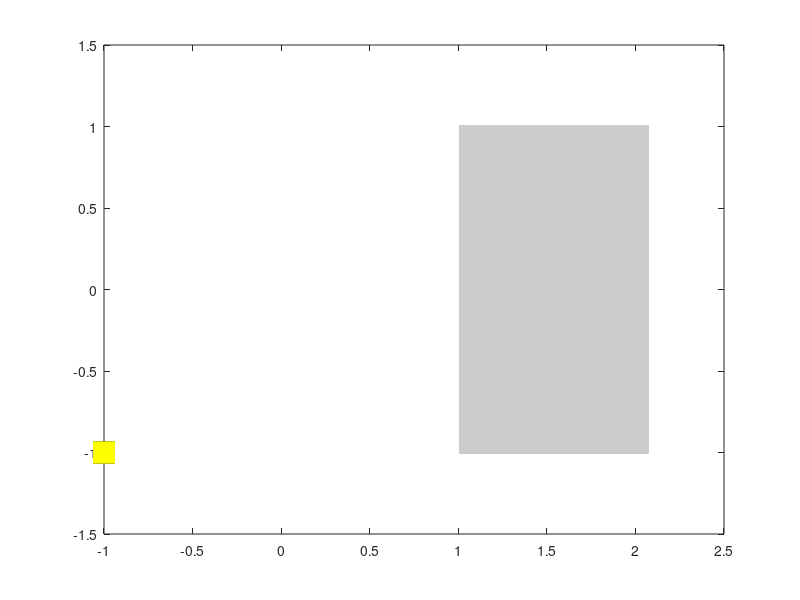

The MATLAB script that drew this image: (Note: this script raises an error after producing the figure.)
function plot_vFvstheta_shift_noinset()

figure();
hold on;
box on;

suffix = 'eh';
% clr = 'br';

% %Just for legend
% errorbar(1e3, 1e3, .2, [clr(1) 's'], 'LineWidth', 2, 'MarkerSize', 15);
% errorbar(1e3, 1e3, .2, [clr(2) 's'], 'LineWidth', 2, 'MarkerSize', 15);
hLine1 = plot(-1 , -1, 'rs', 'MarkerFaceColor', 'r', 'MarkerSize', 15);
hLine2 = plot(-1 , -1, 'rs', 'MarkerFaceColor', 'r', 'MarkerSize', 15);
hLine3 = plot(-1 , -1, 'gs', 'MarkerFaceColor', 'g', 'MarkerSize', 15);
hLine4 = plot(-1 , -1, 'ys', 'MarkerFaceColor', 'y', 'MarkerSize', 15);

degexp = [1.06 1.07 1.08 1.11 1.24 1.59 2.02];

%Theory
degM = 0.8201;
% degtheory = linspace(1.06, 2.1, 30);
% vbarmodel1 = vbarfun(degtheory);
degtheory = linspace(1, 2.1, 30);
% vbarmodel1 = arrayfun(@(degg) rigidvelocity(degg), degtheory);
index2 = degtheory <= 1.2295;
index2b = degtheory >= 1.23; %1.3
% vbarmodel2 = arrayfun(@(degg) relaxcarrvelocity(degg), degtheory(index2));
% vbarmodel2b = arrayfun(@(degg) relaxcarrvelocity_highangle(degg), degtheory(index2b));

degtheory2 = [degtheory(index2) degtheory(index2b)];
% vbar2 = [0.968*vbarmodel2 smooth(smooth(vbarmodel2b).').'];

% index3 = degtheory <= 2;
% vbarmodel3 = arrayfun(@(degg) relaxlampsvelocity(degg), degtheory(index3));

% %Shading
% [px, py] = plotshaded(degtheory, [vbarmodel1; vbar2], [0.8 0.8 0.8], '');    

clrcode{1} = [1 0 0];
% clrcode{2} = [1 0 0];
clrcode{2} = [1 0 0];

clrcode{3} = [0 0 0];
clrcode{4} = [0.4 0.2 0.6];

clrcodeezzi{1} = [0 0 1];
% clrcodeezzi{2} = [1 1 0];
clrcodeezzi{2} = [0 0 1];

clrcodeezzi{3} = [	000 106 110]/255;
clrcodeezzi{4} = [0 1 1];


text{1} = 'electron';
text{2} = 'hole';

%Shading
[px, py] = plotshaded([1+4e-3 1.03 * max(degexp)-4e-3], [-1-1e-2 -1-1e-2; 1+1e-2 1+1e-2], [0.8 0.8 0.8], '');

%Plot experiment
for k = 1:2
    for deg = degexp
        if deg < 1.59 && deg ~= 1.07
            suf = suffix(k);
        elseif deg == 1.07
            suf = suffix(1); %exception
        else            
            suf = suffix(2); %exception
        end       
        load(['parameph_deg' num2str(deg) '_' suf '.mat']);
        
%         if deg <= 1.2295
%             y2 = (param(2) + paramdelta(2) - relaxcarrvelocity(deg)) / relaxcarrvelocity(deg);
%             y1 = (param(2) - paramdelta(2) - relaxcarrvelocity(deg)) / relaxcarrvelocity(deg);
%             y = (param(2) - relaxcarrvelocity(deg)) / relaxcarrvelocity(deg);
%         else
%             y2 = (param(2) + paramdelta(2) - relaxcarrvelocity_highangle(deg)) / relaxcarrvelocity_highangle(deg);
%             y1 = (param(2) - paramdelta(2) - relaxcarrvelocity_highangle(deg)) / relaxcarrvelocity_highangle(deg);
%             y = (param(2) - relaxcarrvelocity_highangle(deg)) / relaxcarrvelocity_highangle(deg);           
%         end

        vFth = relaxcarrvelocity_new(deg, degM);
        y2 = (param(2) + paramdelta(2) - vFth) / vFth;
        y1 = (param(2) - paramdelta(2) - vFth) / vFth;
        y = (param(2) - vFth) / vFth;

        h = abs(y2 - y1);
        w = 0.09;        
        
%         xpos = deg + [-(w / 2)  (w / 2)];
%         xposrect = (deg - w / 2);
%         wrect = w;
%         
%         %Exception
%         k0 = 0;
% 
%         if (deg == 1.06 || deg == 1.59 || deg == 2.02) && k == 1
%             xpos = deg + [-(w / 2)  0];            
%             wrect = w / 2;        
%         elseif (deg == 1.06 || deg == 1.11 || deg == 1.59 || deg == 2.02) && k == 2
%             xpos = deg + [0 (w / 2)];
%             xposrect = deg;
%             wrect = w / 2;
%         elseif deg == 1.11 && k == 1
%             xpos = deg + [-(w / 2)  -(w / 4)];            
%             wrect = w / 4;
%         elseif deg == 1.24 && k == 1
%             xpos = deg + [-(w / 2)  -(w / 4)];            
%             wrect = w / 4;
%         elseif deg == 1.24 && k == 2
%             xpos = deg + [-(w / 4)  0];
%             xposrect = deg - w / 4;
%             wrect = w / 4;            
%         elseif deg == 1.07
%             xpos = deg + [-(w / 2)  (w / 2)];            
%             wrect = w;         
%             k0 = 2;
%         end        
        
        deltadeg = 0.018;
        if k == 1
            errorbar(deg + deltadeg, y, y2 - y, 's', 'Color', clrcode{k}, 'LineWidth', 2, 'MarkerSize', 15, 'MarkerFaceColor', clrcode{k}); %, 'MarkerFaceColor', clrcode{k}
        else           
            errorbar(deg - deltadeg, y, y2 - y, 'o', 'Color', clrcode{k}, 'LineWidth', 2, 'MarkerSize', 15, 'MarkerFaceColor', clrcode{k});
        end
%         line(xpos, y * [1 1], 'Color', clrcode{k + k0}, 'LineWidth', 4);
%         rectangle('Position', [xposrect min([y1 y2]) wrect h], 'FaceColor', [clrcode{k + k0} 0.4], 'EdgeColor', 'none', 'LineWidth', 1);    
        
        %Ezzi model
        vFth = relaxezzivelocity(deg, degM);

        y2 = (param(2) + paramdelta(2) - vFth) / vFth;
        y1 = (param(2) - paramdelta(2) - vFth) / vFth;
        y = (param(2) - vFth) / vFth;
%         h = abs(y2 - y1);

%         xpos = deg + [-(w / 2)  (w / 2)];
%         xposrect = (deg - w / 2);
%         wrect = w;
        
        %Exception
%         if (deg == 1.06 && k == 2)
%             xpos = deg + [-(w / 2)  0];
%             wrect = w / 2;
%         k0 = 0;
% 
%         if (deg == 1.06 || deg == 1.59 || deg == 2.02) && k == 1
%             xpos = deg + [-(w / 2)  0];            
%             wrect = w / 2;            
%         elseif (deg == 1.06 || deg == 1.11 || deg == 1.59 || deg == 2.02) && k == 2
%             xpos = deg + [0 (w / 2)];
%             xposrect = deg;
%             wrect = w / 2;
%         elseif deg == 1.11  && k == 1
%             xpos = deg + [-(w / 4)  0];
%             xposrect = deg - (w / 4);
%             wrect = w / 4;            
%         elseif deg == 1.24  && k == 1
%             xpos = deg + [0  (w / 4)];
%             xposrect = deg;
%             wrect = w / 4;            
%         elseif deg == 1.24  && k == 2
%             xpos = deg + [(w / 4)  (w / 2)];
%             xposrect = deg + (w / 4);
%             wrect = w / 4;        
%         elseif deg == 1.07
%             xpos = deg + [-(w / 2)  (w / 2)];            
%             wrect = w;  
%             k0 = 2;
%         end             
%         
%         line(xpos, y * [1 1], 'Color', clrcodeezzi{k + k0}, 'LineWidth', 4);
%         rectangle('Position', [xposrect min([y1 y2]) wrect h], 'FaceColor', [clrcodeezzi{k + k0} 0.4], 'EdgeColor', 'none', 'LineWidth', 1);  %clrcodeezzi{k}     
        deltadeg = 0.018;
        if k == 1
            errorbar(deg + deltadeg, y, y2 - y, 's', 'Color', clrcodeezzi{k}, 'LineWidth', 2, 'MarkerSize', 15, 'MarkerFaceColor', clrcodeezzi{k}); %, 'MarkerFaceColor', clrcodeezzi{k}
        else
            errorbar(deg - deltadeg, y, y2 - y, 'o', 'Color', clrcodeezzi{k}, 'LineWidth', 2, 'MarkerSize', 15, 'MarkerFaceColor', clrcodeezzi{k});
        end
    end    
end

% %Plot theory
% plot(degtheory, vbarmodel1, 'k', 'LineWidth', 2);
% plot(degtheory2, vbar2, 'b', 'LineWidth', 2);
%plot(degtheory(index3), vbarmodel3, 'r', 'LineWidth', 2);

xlabel('$\theta~(^\circ)$', 'FontSize', 30, 'Interpreter', 'latex');
% ylabel('$v_F/v_0$', 'FontSize', 30, 'Interpreter', 'latex');
ylabel('$(v_F^\mathrm{exp} - v_F^\mathrm{theory})/v_F^\mathrm{theory}$', 'FontSize', 30, 'Interpreter', 'latex');

% legend('Electron - Relaxation model 1', 'Holes - Relaxation model 1', 'Electron - Relaxation model 2', 'Holes - Relaxation model 2', 'FontSize', 17, 'Interpreter', 'latex', 'Position', [.6 .65 .1 .1]);
% legend boxoff;

annotation('textbox', [0.15 0.8 .1 .1], 'String', '(a) Electron-phonon theory', 'LineStyle', 'none','Interpreter', 'latex', 'FontSize', 30); %{'Electron-phonon','theory'}
% annotation('textbox', [.14 .82 .1 .1], 'String', '(a)', 'LineStyle', 'none','Interpreter', 'latex', 'FontSize', 25);
% annotation('textbox', [0.6675 0.29 .1 .1], 'String', {'Rigid lattice'}, 'LineStyle', 'none','Interpreter', 'latex', 'FontSize', 22);
% annotation('textbox', [0.6318 0.5595 0.3043 0.0867], 'String', {'Relaxed model'}, 'Color', 'b', 'LineStyle', 'none','Interpreter', 'latex', 'FontSize', 22);
%annotation('textbox', [0.5479 0.277 .1 .1], 'String', {'Relaxed model 2'}, 'Color', 'r', 'LineStyle', 'none','Interpreter', 'latex', 'FontSize', 22);

annotation('textbox', [0.58 0.26 .1 .1], 'String', 'Bad agreement', 'LineStyle', 'none','Interpreter', 'latex', 'FontSize', 23); %{'Electron-phonon','theory'}
annotation('textbox', [0.58 0.195 .1 .1], 'String', 'Good agreement', 'LineStyle', 'none','Interpreter', 'latex', 'FontSize', 23); %{'Electron-phonon','theory'}

xlim([1 1.03 * max(degexp)]);
% ylim0 = ylim;
ylim([-1 11]);

set(gca, 'LineWidth', 3, 'FontSize', 25, 'FontWeight', 'bold');

% %Inset%%%%%%%%%%%%%%%%%%%%%%%%%%%%%%%%%%%%%%%
% axes('Position',[.47 .275 .38 .34])
% box on
% hold on
% 
% clrrigid{1} = [1 .5 0];
% clrrigid{2} = [0.34 0.7686 0.6784];
%     
% %Just for legend
% plot(-1 , -1, 's', 'Color', clrrigid{1}, 'MarkerFaceColor', clrrigid{1}, 'MarkerSize', 15);
% plot(-1 , -1, 's', 'Color', clrrigid{2}, 'MarkerFaceColor', clrrigid{2}, 'MarkerSize', 15);
% 
% for k = 1:2
%     for deg = degexp
%         if deg < 1.59
%             suf = suffix(k);
%         else
%             suf = suffix(2); %exception
%         end    
%         load(['parameph_deg' num2str(deg) '_' suf '.mat']);       
%         
%         vFth = rigidvelocity(deg, degM);
%         y2 = (param(2) + paramdelta(2) - vFth) / vFth;
%         y1 = (param(2) - paramdelta(2) - vFth) / vFth;
%         y = (param(2) - vFth) / vFth;
%         
%         h = abs(y2 - y1);
%         w = 0.06;
%         [(deg - w / 2) min([y1 y2]) w h]
% 
%         line(deg + [-(w / 2)  (w / 2)], y * [1 1], 'Color', clrrigid{k}, 'LineWidth', 2);
%         rectangle('Position', [(deg - w / 2) min([y1 y2]) w h], 'FaceColor', [clrrigid{k} 0.5], 'EdgeColor', 'none', 'LineWidth', 1);                    
%     end    
% end
% 
% xlabel('$\theta~(^\circ)$', 'FontSize', 15, 'Interpreter', 'latex');
% ylabel('$(v_F^\mathrm{exp} - v_F^\mathrm{theory})/v_F^\mathrm{theory}$', 'FontSize', 15, 'Interpreter', 'latex');
% 
% legend('Electron - Rigid', 'Holes - Rigid', 'FontSize', 13, 'Interpreter', 'latex', 'Position', [.67 .51 .1 .1]);
% legend boxoff;
% 
% xlim([1 1.02 * max(degexp)]);
% ylim0 = ylim;
% % ylim([1 * min(ylim0) .93 * max(ylim0)]);
% 
% set(gca, 'LineWidth', 2, 'FontSize', 15, 'FontWeight', 'bold');

print('-dpdf', 'vF_vs_theta_eph_shift_noinset.pdf');

end

%Shading
    function [px, py] = plotshaded(x, y, fstr, dispname)

	px = [x,fliplr(x)]; % make closed patch
%    px = [x(1, :), fliplr(x(2, :))]; % make closed patch 
	py = [y(1, :), fliplr(y(2, :))];
	p(1) = patch(px, py, 1,'FaceColor', fstr, 'EdgeColor', 'none', 'DisplayName', dispname); %'FaceAlpha', 0.2
    end